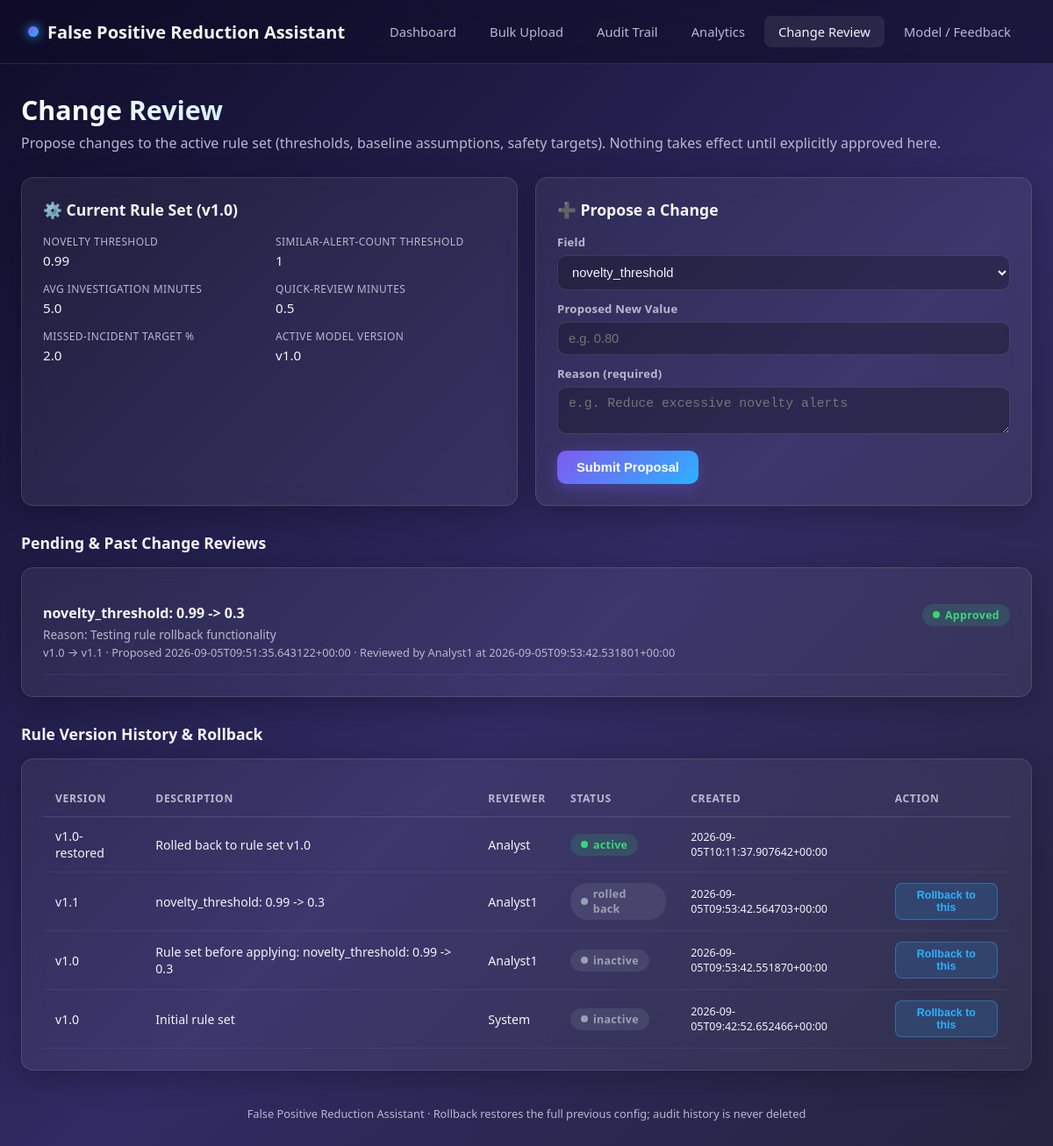
Page /change-review on the committed database.
### tables this page shows
CREATE TABLE change_review (
            id INTEGER PRIMARY KEY AUTOINCREMENT,
            proposed_change TEXT,
            reason TEXT,
            current_version TEXT,
            proposed_version TEXT,
            change_payload TEXT,
            status TEXT DEFAULT 'Pending Review',
            reviewer TEXT,
            created_at TEXT,
            decided_at TEXT
        );

CREATE TABLE model_versions (
            id INTEGER PRIMARY KEY AUTOINCREMENT,
            version_type TEXT,          -- 'model' or 'rule'
            version TEXT,
            description TEXT,
            reason TEXT,
            reviewer TEXT,
            status TEXT DEFAULT 'active',   -- active | inactive | rolled_back
            config_snapshot TEXT,
            metrics_snapshot TEXT,
            created_at TEXT
        );

### routes/change_review.py (the view)
    @app.route("/change-review")
    def change_review_page():
        reviews = db.get_change_reviews()
        for r in reviews:
            try:
                r["change_payload"] = json.loads(r.get("change_payload") or "{}")
            except Exception:
                r["change_payload"] = {}
        cfg = get_config()
        rule_versions = db.get_versions("rule")
        return render_template("change_review.html", active="change_review",
                                reviews=reviews, config=cfg, rule_versions=rule_versions,
                                editable_fields=list(EDITABLE_FIELDS.keys()))

### app.py (called while the page is built)
def get_config():
    return load_config()

### model/config.py (called while the page is built)
def load_config() -> dict:
    if not os.path.exists(CONFIG_PATH):
        save_config(DEFAULT_CONFIG)
        return copy.deepcopy(DEFAULT_CONFIG)
    with open(CONFIG_PATH) as f:
        cfg = json.load(f)
    merged = {**DEFAULT_CONFIG, **cfg}
    return merged

### utils/db.py (called while the page is built)
def get_connection():
    conn = sqlite3.connect(DB_PATH)
    conn.row_factory = sqlite3.Row
    conn.execute("PRAGMA foreign_keys = ON")
    return conn

def get_change_reviews():
    conn = get_connection()
    cur = conn.cursor()
    cur.execute("SELECT * FROM change_review ORDER BY id DESC")
    rows = [dict(r) for r in cur.fetchall()]
    conn.close()
    return rows

def get_versions(version_type: str = None):
    conn = get_connection()
    cur = conn.cursor()
    if version_type:
        cur.execute("SELECT * FROM model_versions WHERE version_type = ? ORDER BY id DESC", (version_type,))
    else:
        cur.execute("SELECT * FROM model_versions ORDER BY id DESC")
    rows = [dict(r) for r in cur.fetchall()]
    conn.close()
    return rows

### templates/change_review.html (shortened to what this page needs)
<!DOCTYPE html>
<html lang="en">
<head>
  <link rel="stylesheet" href="{{ url_for('static', filename='css/style.css') }}" />
</head>
<body>
  {% include "_nav.html" %}
  <div class="container">
    <div class="page-header">
      <h1>Change Review</h1>
      <p>Propose changes to the active rule set (thresholds, baseline assumptions, safety targets). Nothing takes effect until explicitly approved here.</p>
    </div>
    <div class="grid grid-2">
      <div class="card">
        <div class="section-title">⚙️ Current Rule Set (v{{ config.rule_version }})</div>
        <div class="info-grid">
          <div class="info-item"><div class="label">Novelty Threshold</div><div class="value">{{ config.novelty_threshold }}</div></div>
          <div class="info-item"><div class="label">Similar-Alert-Count Threshold</div><div class="value">{{ config.similar_alert_count_threshold }}</div></div>
          <div class="info-item"><div class="label">Avg Investigation Minutes</div><div class="value">{{ config.avg_investigation_minutes }}</div></div>
          <div class="info-item"><div class="label">Quick-Review Minutes</div><div class="value">{{ config.quick_review_minutes }}</div></div>
          <div class="info-item"><div class="label">Missed-Incident Target %</div><div class="value">{{ config.missed_incident_target_pct }}</div></div>
          <div class="info-item"><div class="label">Active Model Version</div><div class="value">v{{ config.model_version }}</div></div>
        </div>
      </div>
      <div class="card">
        <div class="section-title">➕ Propose a Change</div>
        <form id="propose-form">
          <label>Field</label>
          <select name="field" id="field-select">
            {% for f in editable_fields %}
            <option value="{{ f }}">{{ f }}</option>
            {% endfor %}
          </select>
          <div style="margin-top:12px;">
            <label>Proposed New Value</label>
            <input type="text" name="new_value" placeholder="e.g. 0.80" required />
          </div>
          <div style="margin-top:12px;">
            <label>Reason (required)</label>
            <textarea name="reason" rows="2" placeholder="e.g. Reduce excessive novelty alerts" required></textarea>
          </div>
          <button type="submit" class="btn btn-primary" style="margin-top:14px;">Submit Proposal</button>
        </form>
      </div>
    </div>
    <div class="section-title" style="margin-top:30px;">Pending &amp; Past Change Reviews</div>
    <div class="card">
      {% if reviews %}
      {% for r in reviews %}
      <div style="padding:16px 0;border-bottom:1px solid rgba(255,255,255,0.06);">
        <div style="display:flex;justify-content:space-between;flex-wrap:wrap;gap:10px;">
          <div>
            <strong>{{ r.proposed_change }}</strong>
            <div style="color:var(--text-secondary);font-size:0.85rem;margin-top:4px;">Reason: {{ r.reason }}</div>
            <div style="color:var(--text-secondary);font-size:0.8rem;margin-top:2px;">
              v{{ r.current_version }} → v{{ r.proposed_version }} · Proposed {{ r.created_at }}
              {% if r.reviewer %} · Reviewed by {{ r.reviewer }} at {{ r.decided_at }}{% endif %}
            </div>
          </div>
          <div>
            {% if r.status == 'Pending Review' %}
            <span class="badge amber"><span class="badge-dot"></span>Pending Review</span>
            <div class="action-group" style="margin-top:8px;">
              <button class="btn btn-accept btn-sm" onclick="decideReview({{ r.id }}, 'Approved')">Approve Change</button>
              <button class="btn btn-reject btn-sm" onclick="decideReview({{ r.id }}, 'Rejected')">Reject Change</button>
            </div>
            {% elif r.status == 'Approved' %}
            <span class="badge green"><span class="badge-dot"></span>Approved</span>
            {% else %}
            <span class="badge red"><span class="badge-dot"></span>Rejected</span>
            {% endif %}
          </div>
        </div>
      </div>
      {% endfor %}
      {% else %}
      <p class="empty-state">No change proposals yet.</p>
      {% endif %}
    </div>
    <div class="section-title" style="margin-top:30px;">Rule Version History &amp; Rollback</div>
    <div class="card">
      {% if rule_versions %}
      <table>
        <thead><tr><th>Version</th><th>Description</th><th>Reviewer</th><th>Status</th><th>Created</th><th>Action</th></tr></thead>
        <tbody>
          {% for v in rule_versions %}
          <tr>
            <td>v{{ v.version }}</td>
            <td>{{ v.description }}</td>
            <td>{{ v.reviewer }}</td>
            <td>
              {% if v.status == 'active' %}<span class="badge green"><span class="badge-dot"></span>active</span>
              {% elif v.status == 'rolled_back' %}<span class="badge gray"><span class="badge-dot"></span>rolled back</span>
              {% else %}<span class="badge gray"><span class="badge-dot"></span>inactive</span>{% endif %}
            </td>
            <td style="font-size:0.78rem;">{{ v.created_at }}</td>
            <td>
              {% if v.status != 'active' %}
              <button class="btn btn-rollback btn-sm" onclick="rollbackRuleVersion({{ v.id }}, '{{ v.version }}')">Rollback to this</button>
              {% endif %}
            </td>
          </tr>
          {% endfor %}
        </tbody>
      </table>
      {% else %}
      <p class="empty-state">No version history yet.</p>
      {% endif %}
    </div>
    <div class="footer-note">False Positive Reduction Assistant · Rollback restores the full previous config; audit history is never deleted</div>
  </div>
</body>
</html>

### templates/_nav.html
<div class="navbar">
  <div class="brand"><span class="dot"></span> False Positive Reduction Assistant</div>
  <nav>
    <a href="/" class="{{ 'active' if active == 'home' else '' }}">Dashboard</a>
    <a href="/upload" class="{{ 'active' if active == 'upload' else '' }}">Bulk Upload</a>
    <a href="/audit" class="{{ 'active' if active == 'audit' else '' }}">Audit Trail</a>
    <a href="/analytics" class="{{ 'active' if active == 'analytics' else '' }}">Analytics</a>
    <a href="/change-review" class="{{ 'active' if active == 'change_review' else '' }}">Change Review</a>
    <a href="/model" class="{{ 'active' if active == 'model' else '' }}">Model / Feedback</a>
  </nav>
</div>

### rows in the picture
change_review: proposed_change "novelty_threshold: 0.99 -> 0.3", reason "Testing rule rollback functionality", current_version "1.0", proposed_version "1.1", created_at "2026-09-05T09:51:35.643122+00:00", reviewer "Analyst1", decided_at "2026-09-05T09:53:42.531801+00:00", status "Approved" (drawn)
model_versions: version "1.0-restored", description "Rolled back to rule set v1.0", reviewer "Analyst", status "active" (drawn), created_at "2026-09-05T10:11:37.907642+00:00"
model_versions: version "1.1", description "novelty_threshold: 0.99 -> 0.3", reviewer "Analyst1", status "rolled back", created_at "2026-09-05T09:53:42.564703+00:00"
model_versions: version "1.0", description "Rule set before applying: novelty_threshold: 0.99 -> 0.3", reviewer "Analyst1", status "inactive", created_at "2026-09-05T09:53:42.551870+00:00"
model_versions: version "1.0", description "Initial rule set", reviewer "System", status "inactive", created_at "2026-09-05T09:42:52.652466+00:00"

### other values in the picture
{{ config.rule_version }} "1.0"
{{ config.novelty_threshold }} "0.99"
{{ config.similar_alert_count_threshold }} "1"
{{ config.avg_investigation_minutes }} "5.0"
{{ config.quick_review_minutes }} "0.5"
{{ config.missed_incident_target_pct }} "2.0"
{{ config.model_version }} "1.0"
form field field "novelty_threshold"
